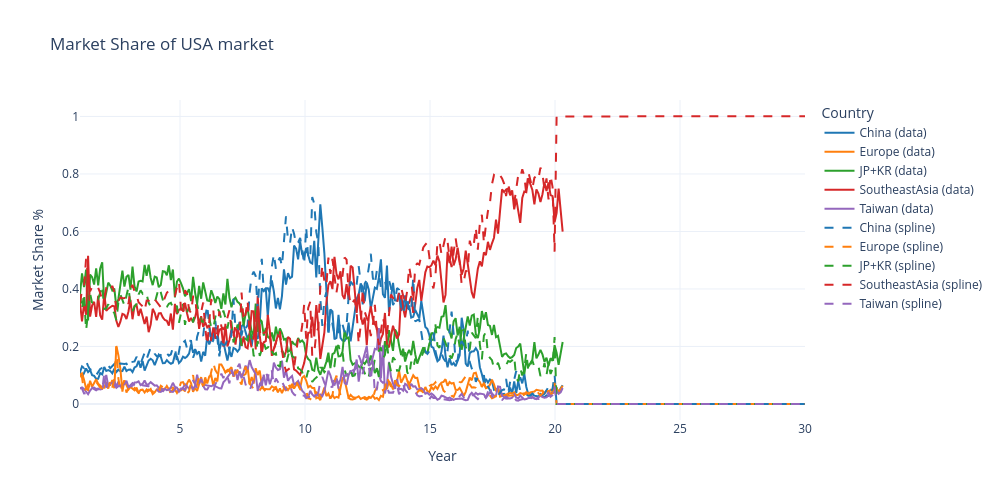

The notebook cell this image was saved under:
### Code cell
results = [X, Y, Z, W, H]

# Define a consistent color for each country
color_map = {
    "China": "#1f77b4",        # Blue
    "Europe": "#ff7f0e",       # Orange
    "JP+KR": "#2ca02c",        # Green
    "SoutheastAsia": "#d62728",# Red
    "Taiwan": "#9467bd"        # Purple
}

fig = go.Figure()

for country in countries:
    fig.add_trace(go.Scatter(
        x=t_eval,
        y=market_shares[country],
        mode='lines',
        name=f'{country} (data)',
        line=dict(color=color_map[country], width=2)
    ))
for i, country in enumerate(countries):
    fig.add_trace(go.Scatter(
        x=t_eval,
        y=results[i],
        mode='lines',
        name=f'{country} (spline)',
        line=dict(color=color_map[country], dash='dash')
    ))

# Layout
fig.update_layout(
    title='Market Share of USA market',
    xaxis_title='Year',
    yaxis_title='Market Share %',
    width=1000,
    height=500,
    legend_title='Country',
    hovermode='x unified',
    template='plotly_white'
)

fig.show()

### Figure 1 — Plotly figure (JSON) as saved in the notebook; plotly's stock layout.template omitted (floating-point values rounded to 4 significant figures; data arrays with more than 128 entries replaced by an {"elided": "..."} marker saying what was removed)
{"data": [{"line": {"color": "#1f77b4", "width": 2}, "mode": "lines", "name": "China (data)", "type": "scatter", "x": {"elided": "360 float values"}, "y": {"elided": "240 float values"}}, {"line": {"color": "#ff7f0e", "width": 2}, "mode": "lines", "name": "Europe (data)", "type": "scatter", "x": {"elided": "360 float values"}, "y": {"elided": "240 float values"}}, {"line": {"color": "#2ca02c", "width": 2}, "mode": "lines", "name": "JP+KR (data)", "type": "scatter", "x": {"elided": "360 float values"}, "y": {"elided": "240 float values"}}, {"line": {"color": "#d62728", "width": 2}, "mode": "lines", "name": "SoutheastAsia (data)", "type": "scatter", "x": {"elided": "360 float values"}, "y": {"elided": "240 float values"}}, {"line": {"color": "#9467bd", "width": 2}, "mode": "lines", "name": "Taiwan (data)", "type": "scatter", "x": {"elided": "360 float values"}, "y": {"elided": "240 float values"}}, {"line": {"color": "#1f77b4", "dash": "dash"}, "mode": "lines", "name": "China (spline)", "type": "scatter", "x": {"elided": "360 float values"}, "y": {"elided": "360 float values"}}, {"line": {"color": "#ff7f0e", "dash": "dash"}, "mode": "lines", "name": "Europe (spline)", "type": "scatter", "x": {"elided": "360 float values"}, "y": {"elided": "360 float values"}}, {"line": {"color": "#2ca02c", "dash": "dash"}, "mode": "lines", "name": "JP+KR (spline)", "type": "scatter", "x": {"elided": "360 float values"}, "y": {"elided": "360 float values"}}, {"line": {"color": "#d62728", "dash": "dash"}, "mode": "lines", "name": "SoutheastAsia (spline)", "type": "scatter", "x": {"elided": "360 float values"}, "y": {"elided": "360 float values"}}, {"line": {"color": "#9467bd", "dash": "dash"}, "mode": "lines", "name": "Taiwan (spline)", "type": "scatter", "x": {"elided": "360 float values"}, "y": {"elided": "360 float values"}}], "layout": {"height": 500, "hovermode": "x unified", "legend": {"title": {"text": "Country"}}, "title": {"text": "Market Share of USA market"}, "width": 1000, "xaxis": {"autorange": true, "range": [1, 30], "title": {"text": "Year"}, "type": "linear"}, "yaxis": {"autorange": true, "range": [-0.05565, 1.057], "title": {"text": "Market Share %"}, "type": "linear"}}}
